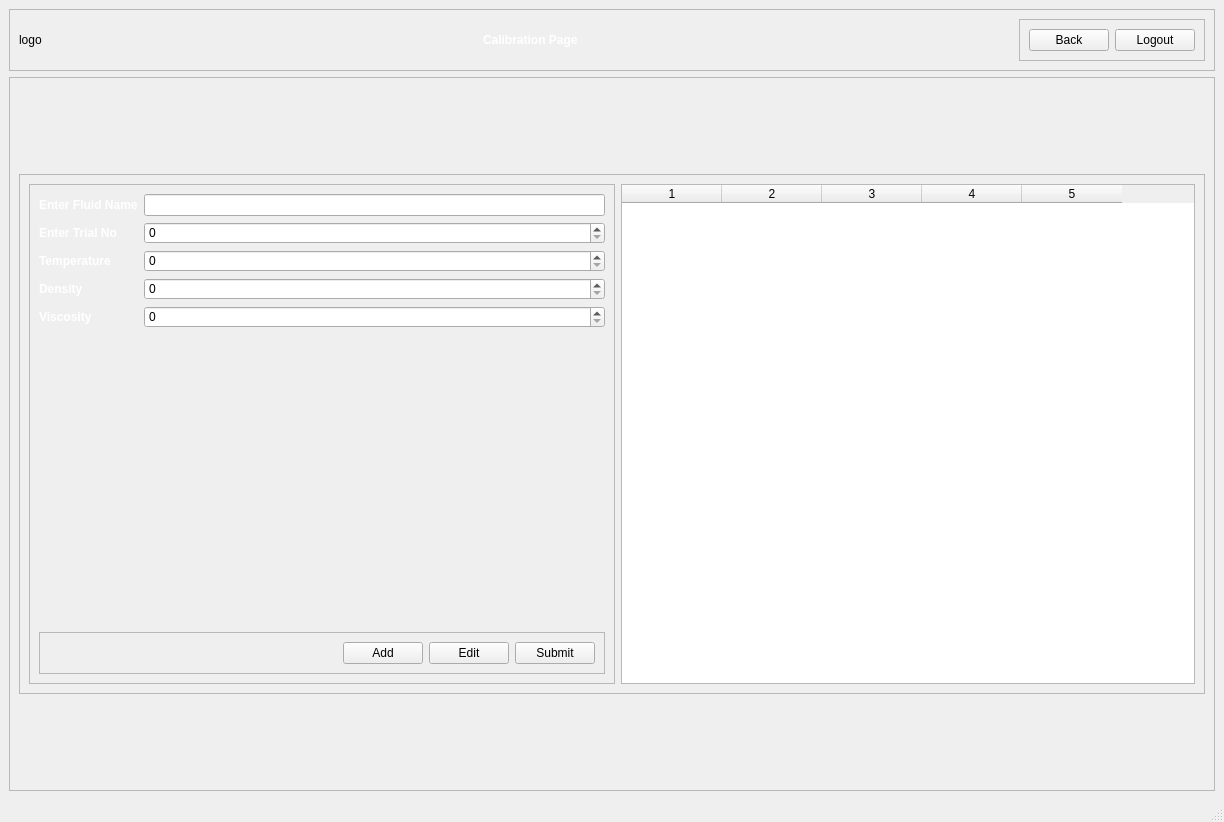
<?xml version="1.0" encoding="UTF-8"?>
<ui version="4.0">
 <class>MainWindow</class>
 <widget class="QMainWindow" name="MainWindow">
  <property name="geometry">
   <rect>
    <x>0</x>
    <y>0</y>
    <width>1224</width>
    <height>822</height>
   </rect>
  </property>
  <property name="windowTitle">
   <string>MainWindow</string>
  </property>
  <widget class="QWidget" name="centralwidget">
   <layout class="QVBoxLayout" name="verticalLayout_2">
    <item>
     <widget class="QFrame" name="frame_2">
      <property name="frameShape">
       <enum>QFrame::StyledPanel</enum>
      </property>
      <property name="frameShadow">
       <enum>QFrame::Raised</enum>
      </property>
      <layout class="QHBoxLayout" name="horizontalLayout_2">
       <item>
        <widget class="QLabel" name="xymaLogoLabel">
         <property name="text">
          <string>logo</string>
         </property>
        </widget>
       </item>
       <item>
        <spacer name="horizontalSpacer">
         <property name="orientation">
          <enum>Qt::Horizontal</enum>
         </property>
         <property name="sizeHint" stdset="0">
          <size>
           <width>440</width>
           <height>20</height>
          </size>
         </property>
        </spacer>
       </item>
       <item>
        <widget class="QLabel" name="label">
         <property name="styleSheet">
          <string notr="true">QLabel {
    color: white;
	font-weight: bold;
}</string>
         </property>
         <property name="text">
          <string>Calibration Page</string>
         </property>
        </widget>
       </item>
       <item>
        <spacer name="horizontalSpacer_2">
         <property name="orientation">
          <enum>Qt::Horizontal</enum>
         </property>
         <property name="sizeHint" stdset="0">
          <size>
           <width>440</width>
           <height>20</height>
          </size>
         </property>
        </spacer>
       </item>
       <item>
        <widget class="QFrame" name="frame">
         <property name="frameShape">
          <enum>QFrame::StyledPanel</enum>
         </property>
         <property name="frameShadow">
          <enum>QFrame::Raised</enum>
         </property>
         <layout class="QHBoxLayout" name="horizontalLayout">
          <item>
           <widget class="QPushButton" name="calibrationBackButton">
            <property name="text">
             <string>Back</string>
            </property>
           </widget>
          </item>
          <item>
           <widget class="QPushButton" name="logoutButton">
            <property name="text">
             <string>Logout</string>
            </property>
           </widget>
          </item>
         </layout>
        </widget>
       </item>
      </layout>
     </widget>
    </item>
    <item>
     <widget class="QFrame" name="frame_6">
      <property name="frameShape">
       <enum>QFrame::StyledPanel</enum>
      </property>
      <property name="frameShadow">
       <enum>QFrame::Raised</enum>
      </property>
      <layout class="QVBoxLayout" name="verticalLayout" stretch="1,6,1">
       <item>
        <spacer name="verticalSpacer_3">
         <property name="orientation">
          <enum>Qt::Vertical</enum>
         </property>
         <property name="sizeHint" stdset="0">
          <size>
           <width>20</width>
           <height>80</height>
          </size>
         </property>
        </spacer>
       </item>
       <item>
        <widget class="QFrame" name="frame_5">
         <property name="frameShape">
          <enum>QFrame::StyledPanel</enum>
         </property>
         <property name="frameShadow">
          <enum>QFrame::Raised</enum>
         </property>
         <layout class="QHBoxLayout" name="horizontalLayout_4">
          <item>
           <widget class="QFrame" name="frame_3">
            <property name="styleSheet">
             <string notr="true">QLabel {
 color: white;
font-weight: bold;
}</string>
            </property>
            <property name="frameShape">
             <enum>QFrame::StyledPanel</enum>
            </property>
            <property name="frameShadow">
             <enum>QFrame::Raised</enum>
            </property>
            <layout class="QGridLayout" name="gridLayout">
             <item row="0" column="0">
              <widget class="QLabel" name="label_2">
               <property name="text">
                <string>Enter Fluid Name</string>
               </property>
              </widget>
             </item>
             <item row="0" column="1">
              <widget class="QLineEdit" name="fluidNameInput"/>
             </item>
             <item row="1" column="0">
              <widget class="QLabel" name="label_3">
               <property name="text">
                <string>Enter Trial No</string>
               </property>
              </widget>
             </item>
             <item row="1" column="1">
              <widget class="QSpinBox" name="trialNoInput"/>
             </item>
             <item row="2" column="0">
              <widget class="QLabel" name="label_4">
               <property name="text">
                <string>Temperature</string>
               </property>
              </widget>
             </item>
             <item row="2" column="1">
              <widget class="QSpinBox" name="temperatureInput"/>
             </item>
             <item row="3" column="0">
              <widget class="QLabel" name="label_5">
               <property name="text">
                <string>Density</string>
               </property>
              </widget>
             </item>
             <item row="3" column="1">
              <widget class="QSpinBox" name="densityInput"/>
             </item>
             <item row="4" column="0">
              <widget class="QLabel" name="label_6">
               <property name="text">
                <string>Viscosity</string>
               </property>
              </widget>
             </item>
             <item row="4" column="1">
              <widget class="QSpinBox" name="viscosityInput"/>
             </item>
             <item row="5" column="0">
              <spacer name="verticalSpacer">
               <property name="orientation">
                <enum>Qt::Vertical</enum>
               </property>
               <property name="sizeHint" stdset="0">
                <size>
                 <width>20</width>
                 <height>278</height>
                </size>
               </property>
              </spacer>
             </item>
             <item row="5" column="1">
              <spacer name="verticalSpacer_2">
               <property name="orientation">
                <enum>Qt::Vertical</enum>
               </property>
               <property name="sizeHint" stdset="0">
                <size>
                 <width>20</width>
                 <height>278</height>
                </size>
               </property>
              </spacer>
             </item>
             <item row="6" column="0" colspan="2">
              <widget class="QFrame" name="frame_4">
               <property name="frameShape">
                <enum>QFrame::StyledPanel</enum>
               </property>
               <property name="frameShadow">
                <enum>QFrame::Raised</enum>
               </property>
               <layout class="QHBoxLayout" name="horizontalLayout_3">
                <item>
                 <spacer name="horizontalSpacer_3">
                  <property name="orientation">
                   <enum>Qt::Horizontal</enum>
                  </property>
                  <property name="sizeHint" stdset="0">
                   <size>
                    <width>294</width>
                    <height>20</height>
                   </size>
                  </property>
                 </spacer>
                </item>
                <item>
                 <widget class="QPushButton" name="calibrationAddButton">
                  <property name="text">
                   <string>Add</string>
                  </property>
                 </widget>
                </item>
                <item>
                 <widget class="QPushButton" name="calibrationEditButton">
                  <property name="text">
                   <string>Edit</string>
                  </property>
                 </widget>
                </item>
                <item>
                 <widget class="QPushButton" name="calibrationSubmitButton">
                  <property name="text">
                   <string>Submit</string>
                  </property>
                 </widget>
                </item>
               </layout>
              </widget>
             </item>
            </layout>
           </widget>
          </item>
          <item>
           <widget class="QTableWidget" name="calibrationTable">
            <property name="columnCount">
             <number>5</number>
            </property>
            <column/>
            <column/>
            <column/>
            <column/>
            <column/>
           </widget>
          </item>
         </layout>
        </widget>
       </item>
       <item>
        <spacer name="verticalSpacer_4">
         <property name="orientation">
          <enum>Qt::Vertical</enum>
         </property>
         <property name="sizeHint" stdset="0">
          <size>
           <width>20</width>
           <height>79</height>
          </size>
         </property>
        </spacer>
       </item>
      </layout>
     </widget>
    </item>
   </layout>
  </widget>
  <widget class="QMenuBar" name="menubar">
   <property name="geometry">
    <rect>
     <x>0</x>
     <y>0</y>
     <width>1224</width>
     <height>26</height>
    </rect>
   </property>
  </widget>
  <widget class="QStatusBar" name="statusbar"/>
 </widget>
 <resources/>
 <connections/>
</ui>
